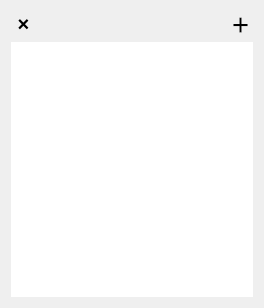
<?xml version="1.0" encoding="UTF-8"?>
<ui version="4.0">
 <class>MainWindow</class>
 <widget class="QMainWindow" name="MainWindow">
  <property name="geometry">
   <rect>
    <x>0</x>
    <y>0</y>
    <width>264</width>
    <height>308</height>
   </rect>
  </property>
  <property name="windowTitle">
   <string/>
  </property>
  <property name="autoFillBackground">
   <bool>true</bool>
  </property>
  <widget class="QWidget" name="centralWidget">
   <property name="sizePolicy">
    <sizepolicy hsizetype="Maximum" vsizetype="Maximum">
     <horstretch>0</horstretch>
     <verstretch>0</verstretch>
    </sizepolicy>
   </property>
   <layout class="QVBoxLayout" name="verticalLayout">
    <item>
     <layout class="QHBoxLayout" name="horizontalLayout">
      <item>
       <widget class="QPushButton" name="closeButton">
        <property name="minimumSize">
         <size>
          <width>25</width>
          <height>25</height>
         </size>
        </property>
        <property name="maximumSize">
         <size>
          <width>25</width>
          <height>25</height>
         </size>
        </property>
        <property name="baseSize">
         <size>
          <width>2</width>
          <height>0</height>
         </size>
        </property>
        <property name="font">
         <font>
          <pointsize>15</pointsize>
          <weight>75</weight>
          <bold>true</bold>
         </font>
        </property>
        <property name="layoutDirection">
         <enum>Qt::LeftToRight</enum>
        </property>
        <property name="styleSheet">
         <string notr="true">QPushButton {
    border: 0px;
}</string>
        </property>
        <property name="text">
         <string>×</string>
        </property>
        <property name="iconSize">
         <size>
          <width>25</width>
          <height>25</height>
         </size>
        </property>
       </widget>
      </item>
      <item>
       <spacer name="horizontalSpacer">
        <property name="orientation">
         <enum>Qt::Horizontal</enum>
        </property>
        <property name="sizeHint" stdset="0">
         <size>
          <width>237</width>
          <height>20</height>
         </size>
        </property>
       </spacer>
      </item>
      <item>
       <widget class="QPushButton" name="moreButton">
        <property name="minimumSize">
         <size>
          <width>25</width>
          <height>25</height>
         </size>
        </property>
        <property name="maximumSize">
         <size>
          <width>25</width>
          <height>25</height>
         </size>
        </property>
        <property name="font">
         <font>
          <pointsize>15</pointsize>
          <weight>75</weight>
          <bold>true</bold>
         </font>
        </property>
        <property name="styleSheet">
         <string notr="true">QPushButton {
    border: 0px;
}</string>
        </property>
        <property name="text">
         <string>＋</string>
        </property>
        <property name="iconSize">
         <size>
          <width>8</width>
          <height>8</height>
         </size>
        </property>
       </widget>
      </item>
     </layout>
    </item>
    <item>
     <widget class="QTextEdit" name="textEdit">
      <property name="font">
       <font>
        <pointsize>18</pointsize>
       </font>
      </property>
      <property name="frameShape">
       <enum>QFrame::NoFrame</enum>
      </property>
      <property name="frameShadow">
       <enum>QFrame::Plain</enum>
      </property>
      <property name="lineWidth">
       <number>0</number>
      </property>
     </widget>
    </item>
   </layout>
  </widget>
 </widget>
 <layoutdefault spacing="6" margin="11"/>
 <resources/>
 <connections/>
</ui>
